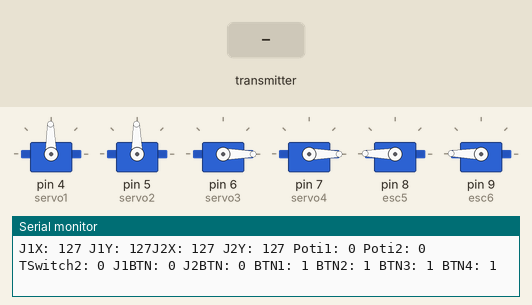
Recording of a sketch running on a simulated Arduino Uno, built with avr-gcc and run on an emulated ATmega328P. Shown: 6 × servo, the last lines printed to the serial monitor. The inputs (shaded band) are chosen by the test bench. No radio packets arrive unless stated.

Above: at 2.7 s.
2.8 s: the transmitter starts sending j1PotX = 0
At 3.9 s:
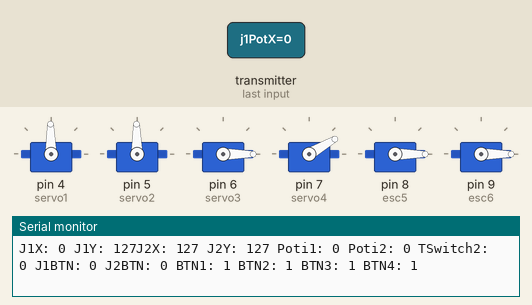
4.5 s: the transmitter starts sending j1PotY = 0
At 5.6 s:
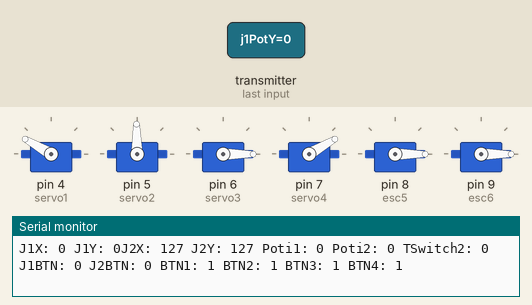
6.1 s: the transmitter starts sending j2PotY = 0
At 7.3 s:
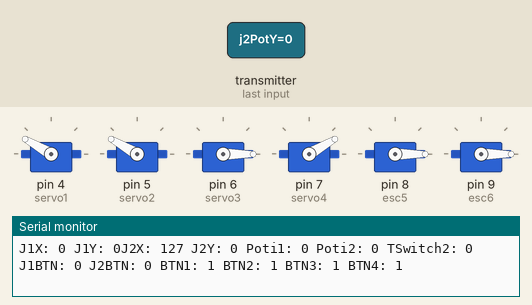
7.6 s: the transmitter starts sending poti1 = 64
At 8.0 s:
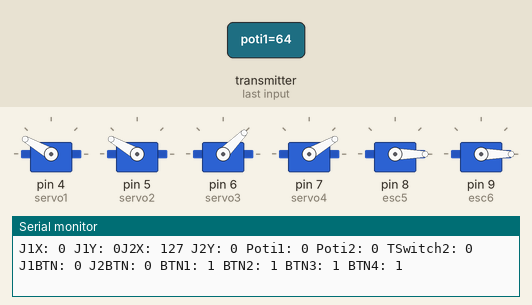
9.1 s: the transmitter starts sending tSwitch2 = 1
At 10.3 s:
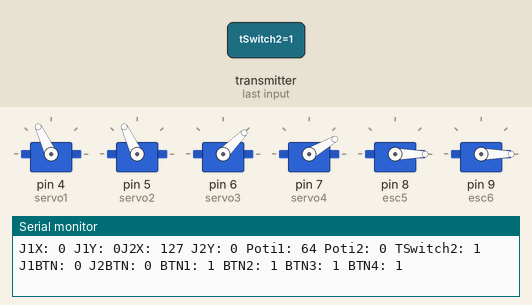
10.6 s: the transmitter starts sending j1PotX = 64
At 12.0 s:
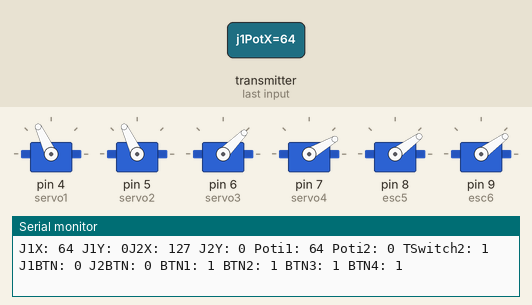
Timing chart, 0 to 13.3 s (numbered marks = the images above; inputs shaded):
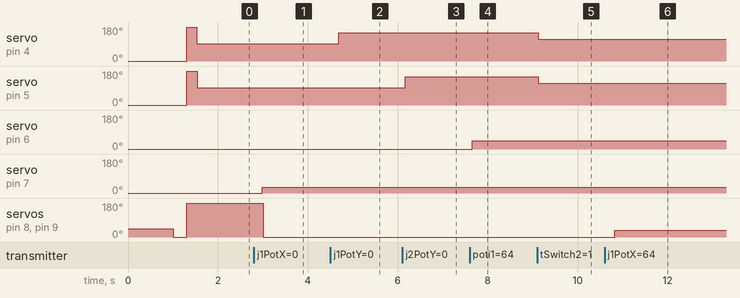

The sketch:

DIY_RC_Controller_RX_Snowplow.ino
```cpp
/*
  DIY RC Receiver - Servos and Brushless motors control
  by Dejan, www.HowToMechatronics.com
  Library: TMRh20/RF24, https://github.com/tmrh20/RF24/
*/
#include <SPI.h>
#include <nRF24L01.h>
#include <RF24.h>
#include <Servo.h>
#include <elapsedMillis.h>

#define CE_PIN 3
#define CSN_PIN 2

const byte thisSlaveAddress[5] = { 'M', 'A', 'R', '2', '3' };
//{ 'R', 'x', 'A', 'A', 'A' };
RF24 radio(CE_PIN, CSN_PIN);

elapsedMillis printTime;
elapsedMillis recieveTime;
elapsedMillis checkTime;

volatile bool newData = false;
//Servo esc;     // create servo object to control the ESC
Servo servo1;  //servo1 = CH1
Servo servo2;  //servo2 = CH2
Servo servo3;
Servo servo4;
Servo esc6;
Servo esc5;
// Servo potservo5;
// Servo potservo6;

int servo1Value;
int servo2Value;
int servo3Value;
int servo4Value;
int btn1Value;
int btn2Value;
int esc5Value;
int esc6Value;
int tSwitch1Value;
int tSwitch2Value;

// Max size of this struct is 32 bytes - NRF24L01 buffer limit
struct Data_Package {
  byte j1PotX;
  byte j1PotY;
  byte j1Button;
  byte j2PotX;
  byte j2PotY;
  byte j2Button;
  byte poti1;
  byte poti2;
  byte tSwitch1;
  byte tSwitch2;
  byte button1;
  byte button2;
  byte button3;
  byte button4;
};
Data_Package rdata;  //Create a variable with the above structure

void setup() {

  Serial.begin(115200);
  if (!radio.begin()) {
    Serial.println(F("radio hardware is not responding!!"));
    while (1) {}  // hold in infinite loop
  }

  delay(400);
  radio.setAutoAck(true);
  radio.setDataRate(RF24_250KBPS);
  radio.setPALevel(RF24_PA_HIGH);
  //RF24_PA_MIN, RF24_PA_LOW, RF24_PA_HIGH, and RF24_PA_max.
  radio.openReadingPipe(1, thisSlaveAddress);
  delay(200);
  //radio.openReadingPipe(0, thisSlaveAddress);
  radio.startListening();
  delay(300);
  Serial.print("RX Listening on Channel: ");
  Serial.println(radio.getChannel());
  resetData();
  //esc.attach(10);    // Arduino digital pin D10 - CH9 on PCB board
  servo1.attach(4);  // D4 - CH1
  servo2.attach(5);  // D5 - CH2
  servo3.attach(6);  //D6 -  CH3
  servo4.attach(7);  //D7 -  CH4
  esc5.attach(8, 1000, 1500);
  esc6.attach(9, 1000, 1500);
  delay(100);

  //initial esc
  servo1.write(0);
  servo2.write(0);
  esc5.writeMicroseconds(500);
  esc6.writeMicroseconds(500);
  delay(300);
  servo1.write(180);
  servo2.write(180);
  esc5.writeMicroseconds(2500);
  esc6.writeMicroseconds(2500);
  delay(200);
}
void loop() {

  if (recieveTime >= 200) {
    recieveTime = 0;

    if (radio.available()) {
      radio.read(&rdata, sizeof(Data_Package));  //Daten vom Sender werden in rdata eingelesen
      servo4.write(30);
      //rdata.pot1 = analogSmooth(rdata.pot1);
    } else {

      servo4.write(0);
    }
  }

  if (printTime >= 1000) {
    printTime = 0;
    Serial.print("J1X: ");
    Serial.print(rdata.j1PotX);
    Serial.print(" J1Y: ");
    Serial.print(rdata.j1PotY);
    Serial.print("J2X: ");
    Serial.print(rdata.j2PotX);
    Serial.print(" J2Y: ");
    Serial.print(rdata.j2PotY);
    Serial.print(" Poti1: ");
    Serial.print(rdata.poti1);
    Serial.print(" Poti2: ");
    Serial.print(rdata.poti2);
    Serial.print(" TSwitch2: ");
    Serial.print(rdata.tSwitch2);
    Serial.print(" J1BTN: ");
    Serial.print(rdata.j1Button);
    Serial.print(" J2BTN: ");
    Serial.print(rdata.j2Button);
    Serial.print(" BTN1: ");
    Serial.print(rdata.button1);
    Serial.print(" BTN2: ");
    Serial.print(rdata.button2);
    Serial.print(" BTN3: ");
    Serial.print(rdata.button3);
    Serial.print(" BTN4: ");
    Serial.println(rdata.button4);
  }


  if (rdata.button2 == 0) {
    resetData();
    rdata.button2 = 1;
  }
//Begrenzung der Servos mit Toggle Switch2
  if (rdata.tSwitch2 == 1) {
    servo1Value = map(rdata.j1PotY, 0, 255, 115, 65);  // Map the receiving value form 0 to 255 to 0 to 180(degrees), values used for controlling servos
    servo2Value = map(rdata.j2PotY, 0, 255, 115, 65);
    servo3Value = map(rdata.poti1, 0, 255, 0, 180);
    esc5Value = map(rdata.j1PotX, 0, 255, 800, 2000);
    esc6Value = map(rdata.j1PotX, 0, 255, 800, 2000);


  } else {
    servo1Value = map(rdata.j1PotY, 0, 255, 150, 30);  // Map the receiving value form 0 to 255 to 0 to 180(degrees), values used for controlling servos
    servo2Value = map(rdata.j2PotY, 0, 255, 150, 30);
    servo3Value = map(rdata.poti1, 0, 255, 0, 180);

    esc5Value = map(rdata.j1PotX, 0, 255, 500, 2500);
    esc6Value = map(rdata.j1PotX, 0, 255, 500, 2500);
  }
  //Controlling servos


  servo1.write(servo1Value);
  delay(5);
  servo2.write(servo2Value);
  delay(5);
  servo3.write(servo3Value);

  esc5.writeMicroseconds(esc5Value);  // Send the PWM control singal to the ESC
  delay(5);
  esc6.writeMicroseconds(esc6Value);  // Send the PWM control singal to the ESC

  // btn1Value = map(rdata.button1, 0, 0, 1, 255);
  // tSwitch2Value = map(rdata.tSwitch2, 0, 0, 1, 255);
  //potservo6.write(tSwitch2Value);
  //servo4.write(btn1Value);
  // escValue = map(rdata.button1, 0, 255);  // Map the receiving value form 127 to 255 to  1000 to 2000, values used for controlling ESCs
}
void resetData() {
  // Reset the values when there is no radio connection - Set initial default values
  rdata.j1PotX = 127;
  rdata.j1PotY = 127;
  rdata.j2PotX = 127;
  rdata.j2PotY = 127;
  // rdata.j1Button = 1;
  // rdata.j2Button = 1;
  // rdata.pot1 = 0;
  // rdata.pot2 = 0;
  // data.tSwitch1 = 1;
  // data.tSwitch2 = 1;
  rdata.button1 = 1;
  rdata.button2 = 1;
  rdata.button3 = 1;
  rdata.button4 = 1;
  servo1.write(0);
  servo2.write(0);
  servo3.write(0);
  servo4.write(0);
  esc5.writeMicroseconds(1000);
  esc6.writeMicroseconds(1000);
}
```

Measured:
- after the input at 2.8 s, servo on pin 7 (servo4): 0° → 30° after 0.19 s; servo on pin 8 (esc5), servo on pin 9 (esc6): 179° → 0° after 0.20 s
- after the input at 4.5 s, servo on pin 4 (servo1): 91° → 150° after 0.18 s
- after the input at 6.1 s, servo on pin 5 (servo2): 91° → 150° after 0.07 s
- after the input at 7.6 s, servo on pin 6 (servo3): 0° → 45° after 0.05 s
- after the input at 9.1 s, servo on pin 4 (servo1), servo on pin 5 (servo2): 150° → 115° at once
- after the input at 10.6 s, servo on pin 8 (esc5), servo on pin 9 (esc6): 0° → 36° after 0.23 s
